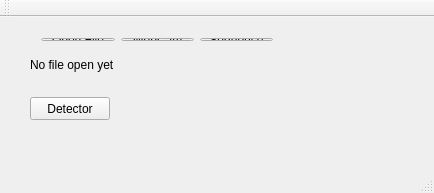
<?xml version="1.0" encoding="UTF-8"?>
<ui version="4.0">
 <class>MainWindow</class>
 <widget class="QMainWindow" name="MainWindow">
  <property name="geometry">
   <rect>
    <x>0</x>
    <y>0</y>
    <width>434</width>
    <height>193</height>
   </rect>
  </property>
  <property name="windowTitle">
   <string>MainWindow</string>
  </property>
  <widget class="QWidget" name="centralWidget">
   <widget class="QLabel" name="OpenFilelabel">
    <property name="geometry">
     <rect>
      <x>30</x>
      <y>40</y>
      <width>361</width>
      <height>16</height>
     </rect>
    </property>
    <property name="text">
     <string>No file open yet</string>
    </property>
   </widget>
   <widget class="QWidget" name="layoutWidget">
    <property name="geometry">
     <rect>
      <x>30</x>
      <y>10</y>
      <width>254</width>
      <height>25</height>
     </rect>
    </property>
    <layout class="QHBoxLayout" name="horizontalLayout">
     <item>
      <widget class="QPushButton" name="OpenFileButton">
       <property name="text">
        <string>Open File</string>
       </property>
      </widget>
     </item>
     <item>
      <widget class="QPushButton" name="WebCamButton">
       <property name="text">
        <string>WebCam</string>
       </property>
      </widget>
     </item>
     <item>
      <widget class="QPushButton" name="SequenceButton">
       <property name="text">
        <string>Sequence</string>
       </property>
      </widget>
     </item>
    </layout>
   </widget>
   <widget class="QLabel" name="Frame">
    <property name="geometry">
     <rect>
      <x>30</x>
      <y>60</y>
      <width>361</width>
      <height>16</height>
     </rect>
    </property>
    <property name="text">
     <string/>
    </property>
   </widget>
   <widget class="QPushButton" name="DetectorButton">
    <property name="geometry">
     <rect>
      <x>30</x>
      <y>80</y>
      <width>80</width>
      <height>23</height>
     </rect>
    </property>
    <property name="text">
     <string>Detector</string>
    </property>
   </widget>
  </widget>
  <widget class="QMenuBar" name="menuBar">
   <property name="geometry">
    <rect>
     <x>0</x>
     <y>0</y>
     <width>434</width>
     <height>20</height>
    </rect>
   </property>
  </widget>
  <widget class="QToolBar" name="mainToolBar">
   <attribute name="toolBarArea">
    <enum>TopToolBarArea</enum>
   </attribute>
   <attribute name="toolBarBreak">
    <bool>false</bool>
   </attribute>
  </widget>
  <widget class="QStatusBar" name="statusBar"/>
 </widget>
 <layoutdefault spacing="6" margin="11"/>
 <resources/>
 <connections/>
</ui>
